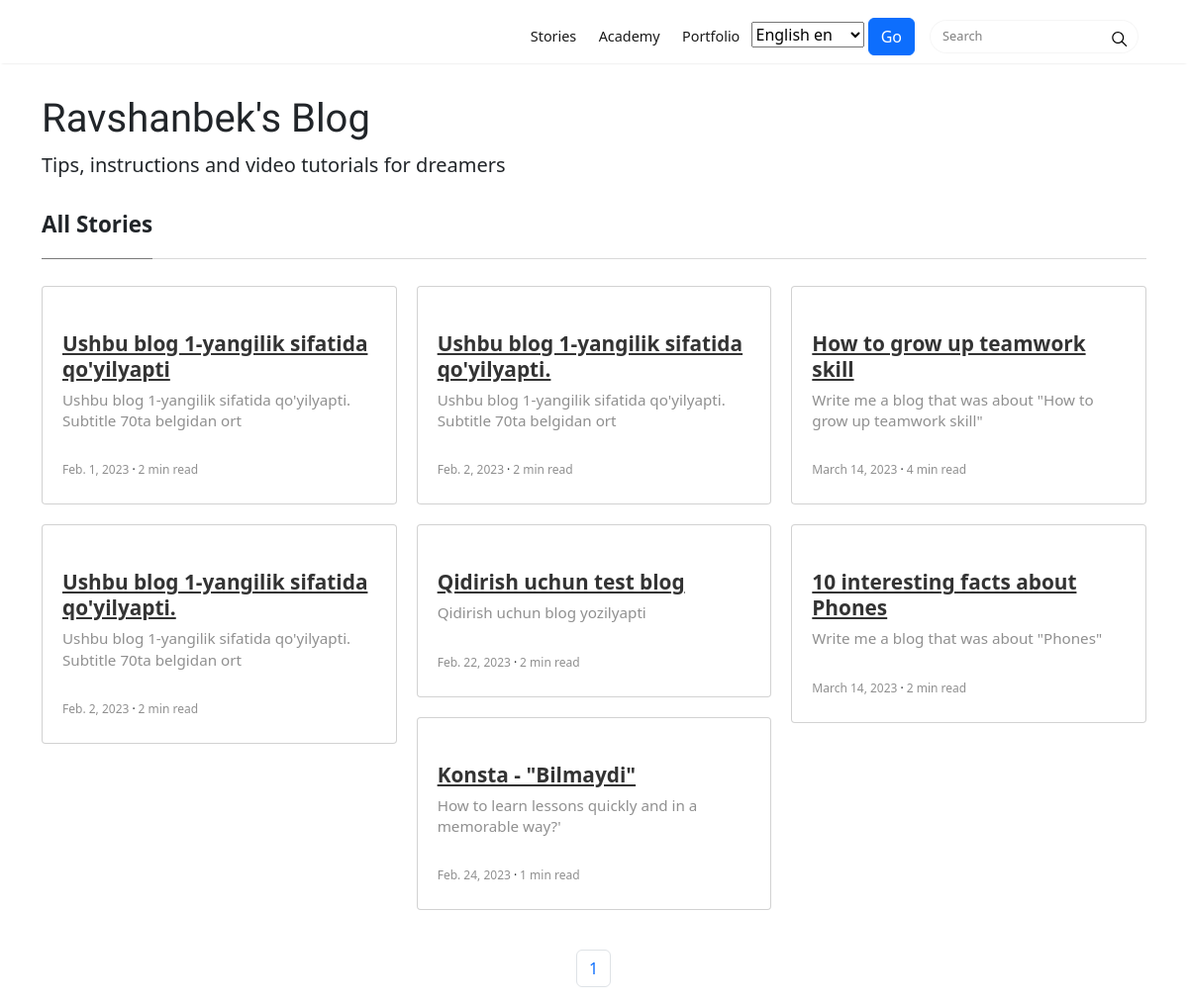
The page /en/ (signed in) on the database its author committed.
### blog/models.py (models this page shows, shortened)
class Blog(models.Model):
    title = models.CharField(max_length=200)
    subtitle = models.CharField(max_length=100)
    slug = models.SlugField(blank=True, null=True, max_length=200)
    body = RichTextField(blank=True)
    preview_image = CloudinaryField()
    category = models.ManyToManyField(Category, related_name='blogs')
    meta_description = models.CharField(max_length=160)
    meta_keyword = models.TextField()
    views = models.IntegerField(default=0)
    likes = models.ManyToManyField(User, related_name='post_likes')
    added_date = models.DateField(auto_now_add=True)
    estimated_read_time = models.IntegerField(default=2)
    class Meta:
        verbose_name_plural = "Blog"

### blog/views.py (the view)
# urls.py: path('',IndexView.as_view(), name='index'),
class IndexView(View):
    def get(self, request):
        if request.user.is_authenticated:
            request.session['user'] = f'{request.user.username} is authenticated!'
            blogs, search_query = searchBlogs(request)
            categories_query = Category.objects.all()
            custom_range, blogs = paginateBlogs(request, blogs, 12)
            context = {
                'categories':categories_query,
                'blogs':blogs,
                'search_query':search_query,
                'custom_range':custom_range,
            }
        else:
            return redirect('signin')
        return render(request, 'blog/index.html', context)

### blog/utils.py (called while the page is built)
def searchBlogs(request):
    search_query = ''
    if request.GET.get('search_query'):
        search_query = request.GET.get('search_query')
    categories = Category.objects.filter(name__icontains=search_query)
    blogs = Blog.objects.distinct().filter(
        Q(title__icontains=search_query)|
        Q(body__icontains=search_query)
    )
    return blogs, search_query

def paginateBlogs(request, blogs, result):
    page = request.GET.get('page')
    paginator = Paginator(blogs, result)
    try:
        blogs = paginator.page(page)
    except PageNotAnInteger:
        page = 1
        blogs = paginator.page(page)
    except EmptyPage:
        page = paginator.num_pages
        blogs = paginator.page(page)
    leftIndex = (int(page) - 4)
    if leftIndex < 1:
        leftIndex = 1
    rightIndex = (int(page) + 5)
    if rightIndex > paginator.num_pages:
        rightIndex = paginator.num_pages + 1
    custom_range = range(leftIndex, rightIndex)
    return custom_range, blogs

### blog/templates/blog/index.html (shortened to what this page needs)
{% extends 'base.html' %}
{% load static %}
{% load i18n %}
{% block content %}
{% include 'navbar.html' %}
<div class="container">
	<div class="mainheading">
		<h1 class="sitetitle">Ravshanbek's Blog</h1>
		<p class="lead">
		</p>
	</div>
	<section class="recent-posts">
		<div class="section-title">
			<h2><span>{% blocktrans %}All Stories{% endblocktrans %}</span></h2>
		</div>
		<div class="card-columns listrecent">
			{% for blog in blogs %}
				<div class="card">
					<div class="card-block">
						<h2 class="card-title"><a href="{% url 'blog:blog-detail' blog.slug %}">{{ blog.title }}</a></h2>
						<h4 class="card-text">{{ blog.subtitle }}</h4>
						<div class="metafooter">
							<div class="wrapfooter">
								<span class="author-meta">
								<span class="post-date">{{ blog.added_date }}</span><span class="dot"></span><span class="post-read">{{ blog.estimated_read_time }} min read</span>
								</span>
							</div>
						</div>
					</div>
				</div>
			{% endfor %}
		</div>
	</section>
	<nav aria-label="Page navigation example">
			<ul class="pagination justify-content-center">
				{% for page in custom_range %}
					{% if page == blogs.number%}
					<li><a href="?page={{page}}" class="btn page-link btn--sub" data-page="{{page}}">{{page}}</a></li>
					{% else %}
					<li><a href="?page={{page}}" class="btn page-link" data-page="{{page}}">{{page}}</a></li>
					{% endif %}
				{% endfor %}
			</ul>
	</nav>
{% endblock content %}

### static/assets/css/mediumish.css (style rules this page uses)
body { padding-top:5rem; }
.mainheading { padding:1rem 0rem; }
a { color:#00ab6b; }
a,a:hover { transition:all 0.2s; }
section { margin-bottom:20px; }
.section-title h2 { border-bottom:1px solid rgba(0,0,0,.15); margin-bottom:25px; font-weight:700; font-size:1.4rem; margin-bottom:27px; }
.section-title span { border-bottom:1px solid rgba(0,0,0,.44); display:inline-block; padding-bottom:20px; margin-bottom:-1px; }
.card-columns .card { margin-bottom:20px; }
.listfeaturedtag h2.card-title,.listrecent h2.card-title { font-size:1.3rem; font-weight:700; line-height: 1.25; }
.listfeaturedtag h2.card-title a,.listrecent h2.card-title a { color:rgba(0,0,0,.8); }
.listfeaturedtag h4.card-text,.listrecent h4.card-text { color:rgba(0,0,0,.44); font-size:0.95rem; line-height:1.4; font-weight:400; }
.listrecent .wrapfooter { font-size:12px; margin-top:30px; }
.author-meta { flex:1 1 auto; white-space:nowrap!important; text-overflow:ellipsis!important; overflow:hidden!important; }
span.post-name,span.post-date,span.author-meta { display:inline-block; }
span.post-date,span.post-read { color:rgba(0,0,0,.44); }
.dot:after { content:"·"; margin-left:3px; margin-right:3px; }
.mainheading h1.sitetitle { font-family:Righteous; }
.card { border-radius:4px; }

### rows shown on the page
Blog: title "Ushbu blog 1-yangilik sifatida qo'yilyapti", subtitle "Ushbu blog 1-yangilik sifatida qo'yilyapti. Subtitle 70ta belgidan ort", added_date "Feb. 1, 2023", estimated_read_time "2"
Blog: title "Ushbu blog 1-yangilik sifatida qo'yilyapti.", subtitle "Ushbu blog 1-yangilik sifatida qo'yilyapti. Subtitle 70ta belgidan ort", added_date "Feb. 2, 2023", estimated_read_time "2"
Blog: title "Ushbu blog 1-yangilik sifatida qo'yilyapti.", subtitle "Ushbu blog 1-yangilik sifatida qo'yilyapti. Subtitle 70ta belgidan ort", added_date "Feb. 2, 2023", estimated_read_time "2"
Blog: title "Qidirish uchun test blog", subtitle "Qidirish uchun blog yozilyapti", added_date "Feb. 22, 2023", estimated_read_time "2"
Blog: title "Konsta - \"Bilmaydi\"", subtitle "How to learn lessons quickly and in a memorable way?'", added_date "Feb. 24, 2023", estimated_read_time "1"
Blog: title "How to grow up teamwork skill", subtitle "Write me a blog that was about \"How to grow up teamwork skill\"", added_date "March 14, 2023", estimated_read_time "4"
Blog: title "10 interesting facts about Phones", subtitle "Write me a blog that was about \"Phones\"", added_date "March 14, 2023", estimated_read_time "2"

### other values the page prints
{{ page }} "1"
form field language "English en"
